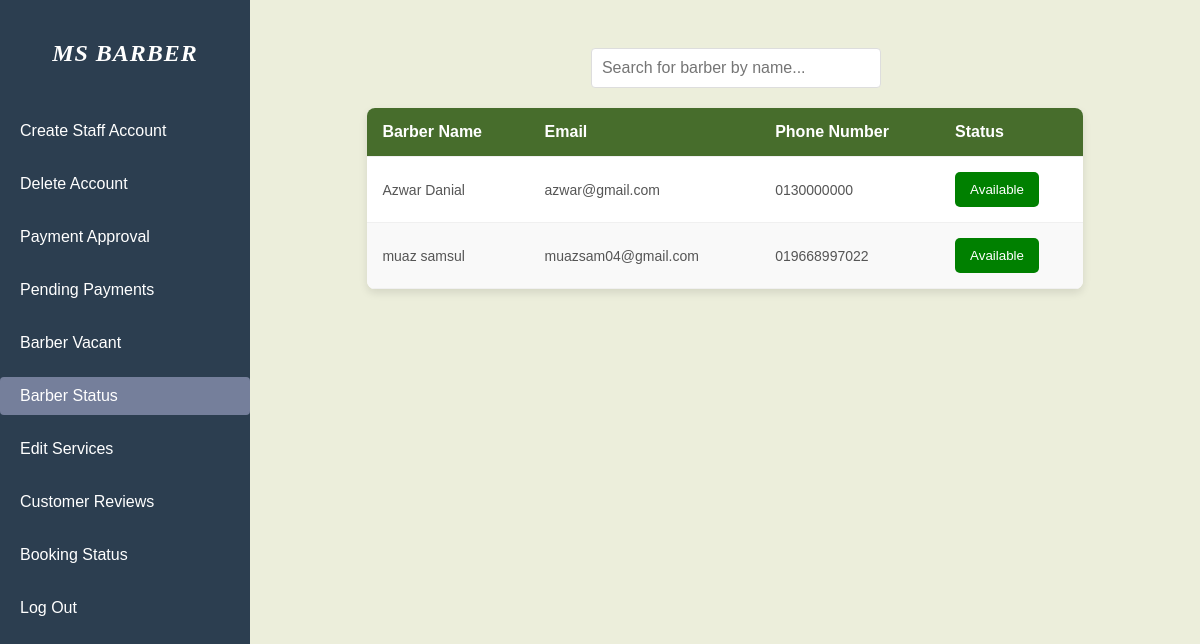
Screenshot of /admin-barberstatus.php with the database file from the repository.
### tables this page shows
CREATE TABLE `barber` (
  `barber_id` int(11) NOT NULL,
  `barber_email` varchar(50) NOT NULL,
  `barber_fname` varchar(50) NOT NULL,
  `barber_lname` varchar(50) NOT NULL,
  `barber_image` longblob NOT NULL,
  `barber_status` int(1) NOT NULL,
  `barber_password` varchar(255) NOT NULL,
  `barber_DOB` varchar(50) NOT NULL,
  `barber_phoneNumber` varchar(20) NOT NULL,
  `barber_exp` varchar(2) NOT NULL,
  `role` varchar(50) NOT NULL
);

### admin-barberstatus.php (the view, shortened to what this page needs)
<?php
include('connect.php');
$sql = "SELECT barber_id, barber_fname, barber_lname, barber_email, barber_phoneNumber, barber_status FROM barber WHERE role = 'barber'";
$result = $conn->query($sql);
$barbers = $result->fetch_all(MYSQLI_ASSOC);
    function getCurrentPage() {
        return basename($_SERVER['PHP_SELF']);
    }
    $currentPage = getCurrentPage();
?>
<!DOCTYPE html>
<html lang="en">
<head>
    <link rel="stylesheet" href="admin.css">
</head>
<body>
    <header id="header">
        <div class="sidebar">
            <nav class="nav-bar">
                <a href="admin-homepage.php" class="logo"><span>MS Barber</span></a>
                <ul>
                    <li><a href="admin-createbarber.php" class="<?php echo ($currentPage == 'admin-createbarber.php') ? 'active' : ''; ?>">Create Staff Account</a></li>
                    <li><a href="admin-deleteaccount.php" class="<?php echo ($currentPage == 'admin-deleteaccount.php') ? 'active' : ''; ?>">Delete Account</a></li>
                    <li><a href="admin-payapproval.php" class="<?php echo ($currentPage == 'admin-payapproval.php') ? 'active' : ''; ?>">Payment Approval</a></li>
                    <li><a href="admin-pendingpayment.php" class="<?php echo ($currentPage == 'admin-pendingpayment.php') ? 'active' : ''; ?>">Pending Payments</a></li>
                    <li><a href="admin-updateavailable.php" class="<?php echo ($currentPage == 'admin-updateavailable.php') ? 'active' : ''; ?>">Barber Vacant</a></li>
                    <li><a href="admin-barberstatus.php" class="<?php echo ($currentPage == 'admin-barberstatus.php') ? 'active' : ''; ?>">Barber Status</a></li>
                    <li><a href="admin-editservice.php" class="<?php echo ($currentPage == 'admin-editservice.php') ? 'active' : ''; ?>">Edit Services</a></li>
                    <li><a href="admin-reviewcust.php" class="<?php echo ($currentPage == 'admin-reviewcust.php') ? 'active' : ''; ?>">Customer Reviews</a></li>
                    <li><a href="admin-barbermonitor.php" class="<?php echo ($currentPage == 'admin-barbermonitor.php') ? 'active' : ''; ?>">Booking Status</a></li>
                    <li><a href="user-logout.php">Log Out</a></li>
                </ul>
            </nav>
        </div>
    </header>
    <main>
    <div class="search-container">
        <input type="text" id="searchBarber" onkeyup="filterTable('barberTable', this.value)" placeholder="Search for barber by name...">
    </div>
    <table id="barberTable">
        <thead>
            <tr>
                <th>Barber Name</th>
                <th>Email</th>
                <th>Phone Number</th>
                <th>Status</th>
            </tr>
        </thead>
        <tbody>
            <?php if (empty($barbers)): ?>
                <tr>
                    <td colspan="7">No barbers found.</td>
                </tr>
            <?php else: ?>
                <?php foreach ($barbers as $barber): ?>
                    <tr>
                        <td><?php echo htmlspecialchars($barber['barber_fname']) . " " . htmlspecialchars($barber['barber_lname']) ; ?></td>
                        <td><?php echo htmlspecialchars($barber['barber_email']); ?></td>
                        <td><?php echo htmlspecialchars($barber['barber_phoneNumber']); ?></td>
                        <td>
                            <form method="POST" style="display:inline;">
                                <button type="submit" name="status" value="<?php echo $barber['barber_status'] == 0 ? 1 : 0; ?>"
                                    class="status-button <?php echo $barber['barber_status'] == 0 ? 'available' : 'unavailable'; ?>">
                                    <?php echo $barber['barber_status'] == 0 ? 'Available' : 'Unavailable'; ?>
                                </button>
                            </form>
                        </td>
                    </tr>
                <?php endforeach; ?>
            <?php endif; ?>
        </tbody>
    </table>
    </main>
</body>
</html>

### admin.css (style rules this page uses)
body { background-color: #eceedb; font-family: Arial, Helvetica, sans-serif; }
a { text-decoration: none; }
header { position: -webkit-sticky; position: sticky; top: 0; transition: background-color 0.4s ease-in-out; }
.sidebar { width: 250px; background-color: #2c3e50; color: white; padding: 20px 0; position: fixed; height: 100vh; top: 0; left: 0; z-index: 1000; }
.nav-bar { padding: 0; display: flex; flex-direction: column; }
.nav-bar .logo { font-size: 24px; font-weight: bold; color: #fff; text-transform: uppercase; padding: 20px 20px 10px 20px; text-align: center; letter-spacing: 1px; margin-bottom: 20px; }
.nav-bar ul { list-style: none; padding: 0; margin: 0; }
.nav-bar ul li { margin: 15px 0; }
.nav-bar ul li a { color: #fff; text-decoration: none; font-size: 16px; font-weight: 500; padding: 10px 20px; display: block; border-radius: 5px; transition: background-color 0.3s, color 0.3s; }
.sidebar .nav-bar ul li a:hover, .sidebar .nav-bar ul li a.active { color: #fff; background-color: #757f9b; border-radius: 4px; }
main { margin-left: 250px; padding: 20px; flex-grow: 1; }
.logo { font-size: 30px; font-weight: bold; color: black; text-decoration: none; padding: 10px; transition: background-color 0.3s; cursor: pointer; font-family: 'Source Code Pro'; font-style: italic; }
table { width: 80%; margin: 20px auto; border-collapse: collapse; background-color: #fff; box-shadow: 0 4px 8px rgba(0, 0, 0, 0.1); border-radius: 8px; overflow: hidden; }
table thead { background-color: #476d2c; color: white; text-align: left; font-size: 16px; }
table th, table td { padding: 15px; border-bottom: 1px solid #f0f0f0; }
table tbody tr:nth-child(even) { background-color: #f9f9f9; }
table td { font-size: 14px; color: #555; }
table th { font-size: 16px; }
.status-button { padding: 10px 15px; border: none; border-radius: 5px; color: white; cursor: pointer; }
.status-button.available { background-color: green; }
.search-container { margin: 20px 0; width: 30%; margin-left: auto; margin-right: auto; }
.search-container input { width: 100%; padding: 10px; font-size: 16px; border: 1px solid #ddd; border-radius: 4px; }

### rows the page displays
barber: barber_fname "Azwar", barber_lname "Danial", barber_email "azwar@gmail.com", barber_phoneNumber "0130000000", barber_status "Available"
barber: barber_fname "muaz", barber_lname "samsul", barber_email "muazsam04@gmail.com", barber_phoneNumber "019668997022", barber_status "Available"
